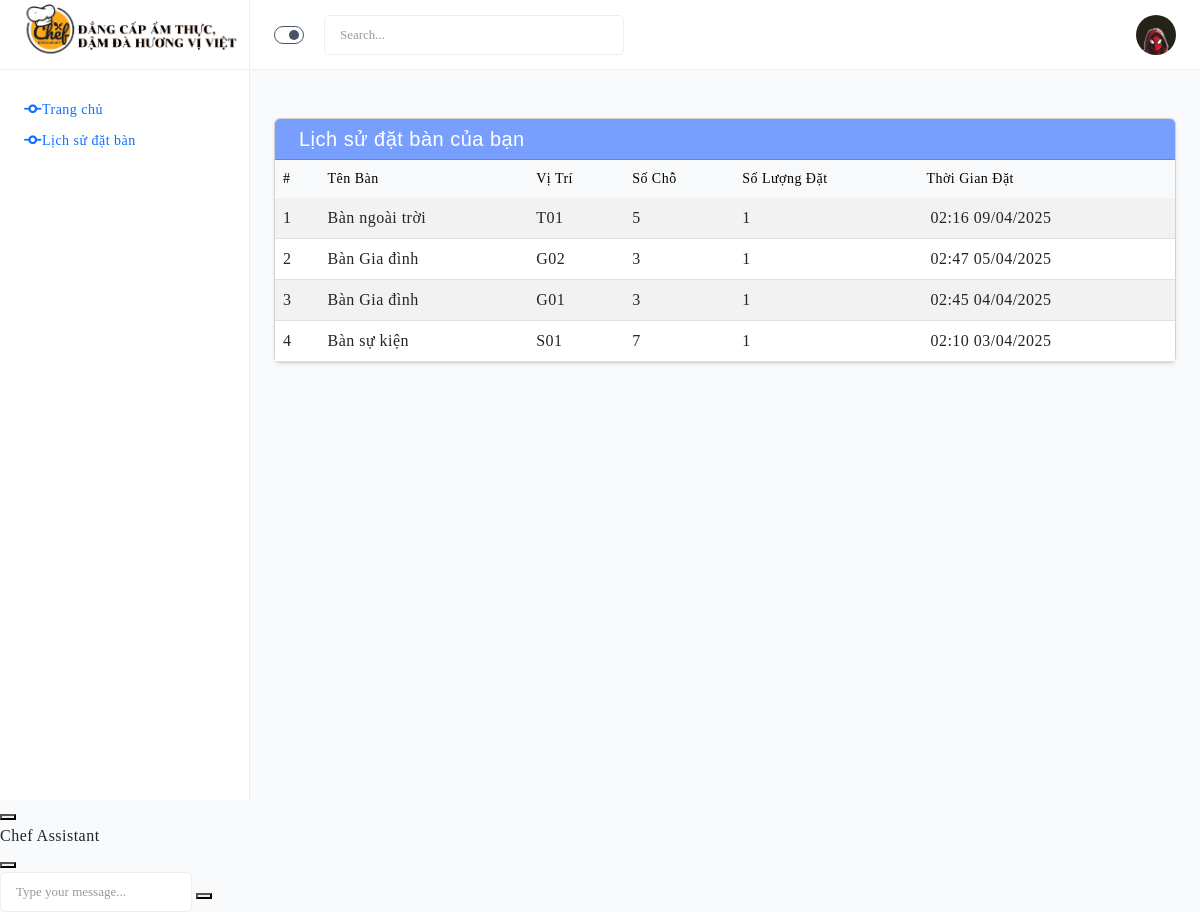
Screenshot of /view/customer/history-booking.php (signed in) with the database file from the repository.
### tables this page shows
CREATE TABLE `NguoiDung` (
  `ID_User` int(10) NOT NULL,
  `TenUser` varchar(250) NOT NULL,
  `MatKhau` varchar(250) NOT NULL,
  `Email` varchar(250) NOT NULL,
  `SoDienThoai` int(10) NOT NULL,
  `DiaChi` varchar(250) NOT NULL,
  `NgaySinh` date NOT NULL,
  `HinhAnh` varchar(250) NOT NULL,
  `CheckIn` date DEFAULT NULL,
  `CheckOut` date DEFAULT NULL,
  `ID_Role` int(10) NOT NULL
);

CREATE TABLE `DatBan` (
  `ID_DatBan` int(10) NOT NULL,
  `ID_Ban` int(10) NOT NULL,
  `ThoiGianDat` datetime(6) NOT NULL,
  `ID_User` int(10) NOT NULL,
  `soLuong` int(10) NOT NULL
);

CREATE TABLE `Ban` (
  `ID_Ban` int(10) NOT NULL,
  `TenBan` varchar(50) NOT NULL,
  `SoChoNgoi` int(10) NOT NULL,
  `ViTri` varchar(100) DEFAULT NULL,
  `TrangThai` enum('Trong','DaDat','DangSuDung') DEFAULT 'Trong'
);

### model/mUser.php (called while the page is built, shortened)
<?php
include_once(__DIR__ . "/Connect.php");
class UserModel
{
    public function getCustomerById($id)
    {
        $p = new ketnoi();
        $con = $p->Moketnoi();
        $sql = "SELECT * FROM NguoiDung WHERE ID_User = '$id' AND ID_Role = 3";
        $result = mysqli_query($con, $sql);
        return $result;
    }
}

### controller/cUser.php (called while the page is built, shortened)
<?php
include_once(__DIR__ . "/../model/mUser.php");
class UserController
{
    public function StaffGetCustomerById($iduser)
    {
        $model = new UserModel();
        $customer =  $model->getCustomerById($iduser);
        return (mysqli_num_rows($customer) > 0) ? $customer : false;
    }
}

### model/Connect.php (called while the page is built, shortened)
<?php
class ketnoi
{
    public function Moketnoi()
    {
        $conn = mysqli_connect("localhost", "root", "");
        if (!$conn) {
            echo ' loi ket noi CSDL';
            exit();
        } else {
            mysqli_select_db($conn, "NhaHang");
            mysqli_query($conn, "SET NAMES UTF8");
            return $conn;
        }
    }
}
?>

### controller/cBooking.php (called while the page is built, shortened)
<?php
include_once(__DIR__ . "/../model/mBooking.php");
include_once(__DIR__ . "/../model/mBooking.php");
class cDatBan {
    public function layLichSu() {
        $idUser = $_SESSION['user_id'];
        $model = new mDatBan();
        return $model->getLichSuDatBan($idUser);
    }
}
?>

### model/mBooking.php (called while the page is built, shortened)
<?php
include_once(__DIR__ . "/Connect.php");
class mDatBan {
    private $conn;
    public function __construct()
    {
        $db = new ketnoi();
        $this->conn = $db->Moketnoi();
    }
    public function getLichSuDatBan($idUser) {
        $sql = "SELECT db.*, b.TenBan, b.ViTri, b.SoChoNgoi
                FROM DatBan db
                JOIN Ban b ON db.ID_Ban = b.ID_Ban
                WHERE db.ID_User = ?
                ORDER BY db.ThoiGianDat DESC";
        $stmt = $this->conn->prepare($sql);
        $stmt->bind_param("i", $idUser);
        $stmt->execute();
        $result = $stmt->get_result();
        return $result;
    }
}
?>

### view/customer/history-booking.php (the view, shortened to what this page needs)
<?php
include_once(__DIR__ . "/../../controller/cUser.php");
include_once(__DIR__ . "/../../controller/cBooking.php");
$userId = $_SESSION['user_id'] ?? null;
$data = [];
if ($userId) {
    $userController = new UserController();
    $staffResult = $userController->StaffGetCustomerById($userId);
    if ($staffResult && mysqli_num_rows($staffResult) > 0) {
        $data = mysqli_fetch_assoc($staffResult);
    }
}
$ctrl = new cDatBan();
$lichSu = $ctrl->layLichSu();
?>
<!DOCTYPE html>
<html lang="en" dir="ltr">
<head>
    <?php
    include('../admin/head-resource-ad.php');
    ?>
</head>
<body data-lh-mode="light">
    <main class="wrapper sb-default">
        <header class="lh-header">
            <div class="container-fluid">
                <div class="lh-header-items">
                    <div class="left-header">
                        <a href="javascript:void(0)" class="lh-toggle-sidebar">
                            <span class="outer-ring"><span class="inner-ring"></span></span>
                        </a>
                        <div class="header-search-box">
                            <form class="lh-search">
                                <input class="search-input" type="text" placeholder="Search...">
                                <a href="javascript:void(0)" class="search-btn"><i class="ri-search-line"></i></a>
                            </form>
                        </div>
                    </div>
                    <div class="right-header">
                        <div class="lh-right-tool">
                            <img class="user" id="user-img" src="<?php echo !empty($data['HinhAnh']) ? '../../assets_admin/img/user/' . htmlspecialchars($data['HinhAnh']) : '../../assets_admin/img/user/minh.jpg'; ?>" alt="user">
                        </div>
                    </div>
                </div>
            </div>
        </header>
        <div class="lh-sidebar" data-mode="light">
            <div class="lh-sb-logo">
                <a href="./index.php" class="sb-full"><img src="../../assets_admin/img/logo/logo2.png" alt="logo" style="width:326px;margin-left:-60px"></a>
            </div>
            <div class="lh-sb-wrapper">
                <ul class="lh-sb-list">
                    <li><a href="./index.php" class="lh-page-link"><i class="fa-solid fa-code-commit"></i>Trang chủ</a></li>
                    <li><a href="./history-booking.php" class="lh-page-link"><i class="fa-solid fa-code-commit"></i>Lịch sử đặt bàn</a></li>
                </ul>
            </div>
        </div>
        <div class="lh-main-content">
            <div class="container-fluid my-4">
                <div class="card shadow-sm rounded">
                    <div class="card-header bg-primary text-white d-flex align-items-center">
                        <h5 class="mb-0">Lịch sử đặt bàn của bạn</h5>
                    </div>
                    <div class="card-body p-0">
                        <?php if (!empty($lichSu)): ?>
                            <div class="table-responsive">
                                <table class="table table-striped table-hover mb-0">
                                    <thead class="table-light">
                                        <tr>
                                            <th>#</th>
                                            <th>Tên bàn</th>
                                            <th>Vị trí</th>
                                            <th>Số chỗ</th>
                                            <th>Số lượng đặt</th>
                                            <th>Thời gian đặt</th>
                                        </tr>
                                    </thead>
                                    <tbody>
                                        <?php $i = 1;
                                        foreach ($lichSu as $row): ?>
                                            <tr>
                                                <td><?= $i++ ?></td>
                                                <td><?= htmlspecialchars($row['TenBan']) ?></td>
                                                <td><?= htmlspecialchars($row['ViTri']) ?></td>
                                                <td><?= $row['SoChoNgoi'] ?></td>
                                                <td><?= $row['soLuong'] ?></td>
                                                <td><i class="ri-time-line me-1"></i><?= date('H:i d/m/Y', strtotime($row['ThoiGianDat'])) ?></td>
                                            </tr>
                                        <?php endforeach ?>
                                    </tbody>
                                </table>
                            </div>
                        <?php endif; ?>
                    </div>
                </div>
            </div>
        </div>
    </main>
    <?php
    include('../customer/chatbot.php');
    ?>
</body>
</html>

### view/customer/history-booking.php (style rules this page uses)
#user-img { width: 40px; height: 40px; object-fit: cover; border-radius: 50%; }

### rows the page displays
nguoidung: HinhAnh (picture)
datban: ID_Ban.TenBan "Bàn ngoài trời", ID_Ban.ViTri "T01", ID_Ban.SoChoNgoi "5", soLuong "1", ThoiGianDat "02:16 09/04/2025"
datban: ID_Ban.TenBan "Bàn Gia đình", ID_Ban.ViTri "G02", ID_Ban.SoChoNgoi "3", soLuong "1", ThoiGianDat "02:47 05/04/2025"
datban: ID_Ban.TenBan "Bàn Gia đình", ID_Ban.ViTri "G01", ID_Ban.SoChoNgoi "3", soLuong "1", ThoiGianDat "02:45 04/04/2025"
datban: ID_Ban.TenBan "Bàn sự kiện", ID_Ban.ViTri "S01", ID_Ban.SoChoNgoi "7", soLuong "1", ThoiGianDat "02:10 03/04/2025"
